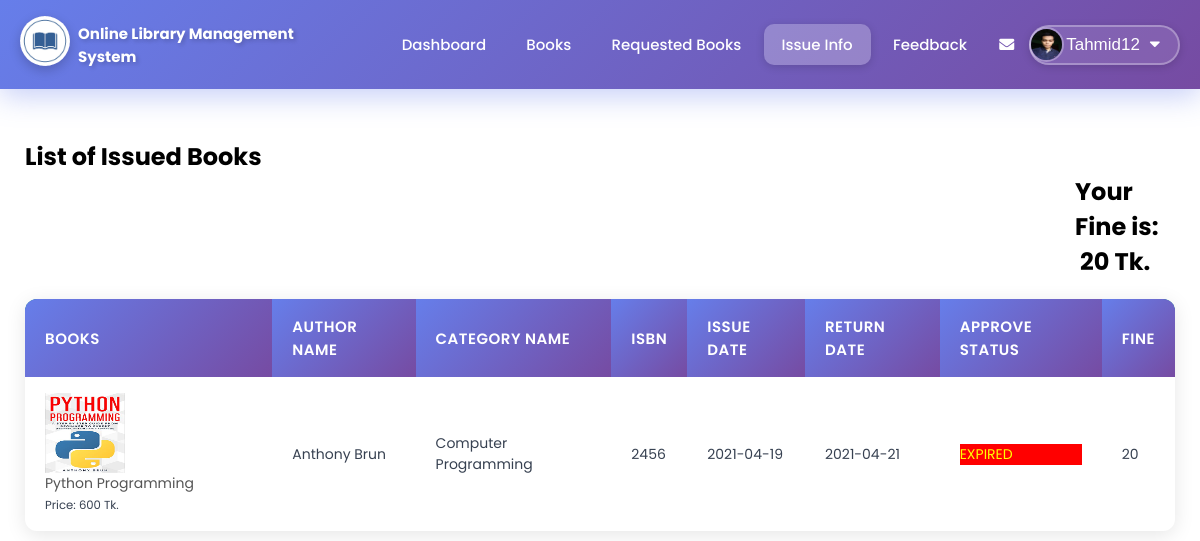
Page /student_issue_info.php (signed in) on the committed database.
### tables this page shows
CREATE TABLE `issueinfo` (
  `studentid` int(100) NOT NULL,
  `bookid` int(100) NOT NULL,
  `issuedate` date NOT NULL,
  `returndate` date NOT NULL,
  `approve` varchar(200) NOT NULL,
  `fine` int(100) NOT NULL
);

CREATE TABLE `books` (
  `bookid` int(100) NOT NULL,
  `bookpic` varchar(500) NOT NULL,
  `bookname` varchar(100) NOT NULL,
  `authorid` int(100) NOT NULL,
  `categoryid` int(100) NOT NULL,
  `ISBN` varchar(100) NOT NULL,
  `price` int(100) NOT NULL,
  `quantity` int(100) NOT NULL,
  `status` varchar(100) NOT NULL
);

CREATE TABLE `authors` (
  `authorid` int(111) NOT NULL,
  `authorname` varchar(111) NOT NULL
);

CREATE TABLE `category` (
  `categoryid` int(111) NOT NULL,
  `categoryname` varchar(111) NOT NULL
);

### student_issue_info.php (the view, shortened to what this page needs)
<?php
	include "connection.php";
    include "student_navbar.php";
?>
<!DOCTYPE html>
<html lang="en">
<head>
    <link rel="stylesheet" href="https://cdnjs.cloudflare.com/ajax/libs/font-awesome/5.15.2/css/all.min.css" />
    <link rel="stylesheet" href="style.css?v=<?php echo time(); ?>">
</head>
<body>
    <div class="request-table">
        <div class="request-container book-container">
            <h2 class="request-title student-info-title" style="padding-top: 50px;">List of Issued Books</h2>
            <?php
	    if(isset($_SESSION['login_student_username']))
		{
		    $var='<p style="color:yellow; background-color:red;">EXPIRED</p>';
			$q=mysqli_query($db,"SELECT books.bookid,books.bookname,books.ISBN,books.bookpic,price,issueinfo.issuedate,issueinfo.returndate,
			issueinfo.approve,fine,authors.authorname,category.categoryname from  `issueinfo` join `books` on issueinfo.bookid=books.bookid join `student`on student.studentid=issueinfo.studentid join authors on authors.authorid=books.authorid join category on category.categoryid=books.categoryid where student.studentid ='$_SESSION[studentid]' and (issueinfo.approve='yes' or issueinfo.approve='$var') ORDER BY `issueinfo`.`returndate` ASC; ");
			if(mysqli_num_rows($q)==0)
			{
				echo "There's no issued books";
			}
			else
			{
				$var='<p style="color:yellow; background-color:red;">EXPIRED</p>';
				$row1=mysqli_query($db,"SELECT sum(fine),student.studentid,FullName from issueinfo join student on student.studentid=issueinfo.studentid where student.studentid ='$_SESSION[studentid]' and issueinfo.approve='$var';");
                $res1=mysqli_fetch_assoc($row1);
                if(mysqli_num_rows($row1)!=0)
                {
                    ?>
                    <h2 style="padding-left: 1050px;">Your Fine is: &nbsp;<?php echo $res1['sum(fine)'] . " Tk.";?></h2>
                    <?php
                }
				echo "<table class='rtable'>";
                echo "<tr style='background-color: teal;'>";
                echo "<th>"; echo "Books"; echo "</th>";
                echo "<th>"; echo "Author Name"; echo "</th>";
                echo "<th>"; echo "Category Name"; echo "</th>";
                echo "<th>"; echo "ISBN"; echo "</th>";
                echo "<th>"; echo "Issue Date"; echo "</th>";
                echo "<th>"; echo "Return Date"; echo "</th>";
                echo "<th>"; echo "Approve Status"; echo "</th>";
                echo "<th>"; echo "Fine"; echo "</th>";
                echo "</tr>";
                while($row=mysqli_fetch_assoc($q))
                {
                    echo "<tr>";
                    echo "<td>
                    <div class='table-info'>
                        <img src='images/".$row['bookpic']."'>
                        <div>
                            <p>";echo $row['bookname'];echo"</p>
                            <small>Price: ";echo $row['price'];echo" Tk.</small><br>";?>
                        </div>
                    </div>
                    </td><?php
                    echo "<td>"; echo $row['authorname']; echo "</td>";
                    echo "<td>"; echo $row['categoryname']; echo "</td>";
                    echo "<td>"; echo $row['ISBN']; echo "</td>";
                    echo "<td>"; echo $row['issuedate']; echo "</td>";
                    echo "<td>"; echo $row['returndate']; echo "</td>";
                    echo "<td>"; echo $row['approve']; echo "</td>";
                    echo "<td>"; echo $row['fine']; echo "</td>";
                    echo "</tr>";
                }
                echo "</table>";
            }
        }
            ?>
        </div>
    </div>
</body>
</html>

### style.css (style rules this page uses)
html { scroll-behavior: smooth; }
* { margin: 0; padding: 0; box-sizing: border-box; }
body { font-family: 'Poppins', sans-serif; }
p { color: #555; }
.profile-table tr,td { border: none; padding: 10px; }
.request-table { padding-bottom: 500px; }
.request-container { max-width: 1300px; margin: auto; padding-left: 25px; padding-right: 25px; }
.book-container { max-width: 1400px; }
.request-container .request-title { padding-top: 100px; }
.request-container .student-info-title { padding-top: 30px; }
.rtable { width: 100%; margin-top: 20px; border-collapse: collapse; }
.rtable th { text-align: left; color: white; padding: 10px; }
.table-info { display: flex; flex-wrap: wrap; }
.rtable td img { width: 80px; height: 80px; margin-right: 10px; }

### student_issue_info.php (style rules this page uses)
.rtable { width: 100%; margin-top: 20px; border-collapse: collapse; box-shadow: 0 4px 20px rgba(0, 0, 0, 0.1); border-radius: 12px; overflow: hidden; }
.rtable tr { transition: all 0.3s ease; }
.rtable th { text-align: left; color: white; padding: 16px 20px; background: linear-gradient(135deg, #667eea 0%, #764ba2 100%); font-weight: 600; font-size: 15px; text-transform: uppercase; letter-spacing: 0.5px; }
.rtable td { padding: 16px 20px; border-bottom: 1px solid #e5e7eb; color: #374151; font-size: 14px; }
.rtable tr:last-child td { border-bottom: none; }

### rows in the picture
issueinfo: books.bookpic (picture), books.bookname "Python Programming", books.price "600", authors.authorname "Anthony Brun", category.categoryname "Computer Programming", books.ISBN "2456", issuedate "2021-04-19", returndate "2021-04-21", approve "EXPIRED", fine "20"

### other values in the picture
$_SESSION['login_student_username'] "Tahmid12"
$res1['sum(fine)'] "20"
